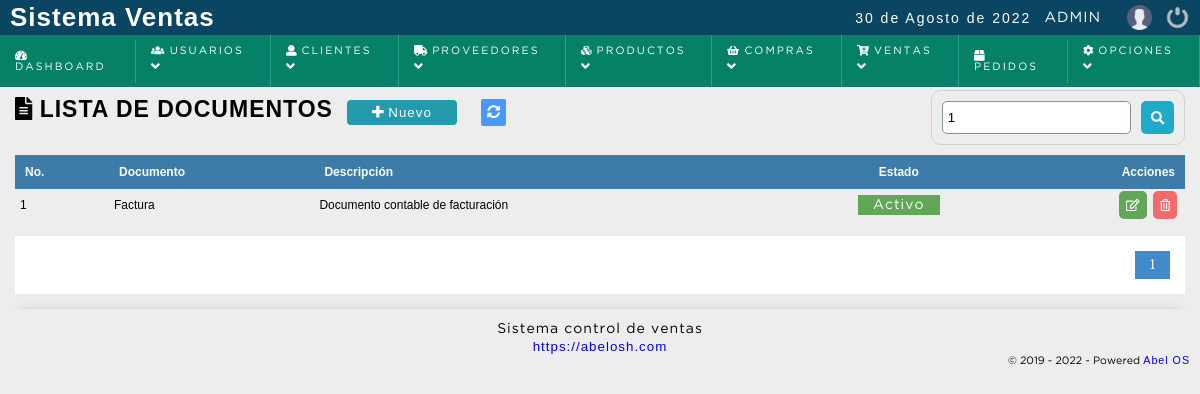
The page /sistema/documentos/buscar_documento.php?busqueda=1 (signed in) on the database its author committed.
### tables this page shows
CREATE TABLE IF NOT EXISTS `tipo_documento` (
  `id_tipodocumento` int(11) NOT NULL AUTO_INCREMENT,
  `documento` varchar(255) NOT NULL,
  `descripcion` text NOT NULL,
  `dateadd` datetime NOT NULL DEFAULT CURRENT_TIMESTAMP,
  `usuario_id` bigint(20) NOT NULL,
  `estatus` int(11) NOT NULL DEFAULT '1',
  PRIMARY KEY (`id_tipodocumento`)
);

### sistema/includes/functions.php (called while the page is built, shortened)
<?php
	function decrypt($string, $key) {
	   $result = '';
	   $string = base64_decode($string);
	   for($i=0; $i<strlen($string); $i++) {
	      $char = substr($string, $i, 1);
	      $keychar = substr($key, ($i % strlen($key))-1, 1);
	      $char = chr(ord($char)-ord($keychar));
	      $result.=$char;
	   }
	   return $result;
	}
 ?>

### sistema/documentos/buscar_documento.php (the view, shortened to what this page needs)
<?php
	$busqueda = strtolower($_REQUEST['busqueda']);
	include "../../conexion.php";
	$sql_registe = mysqli_query($conection,"SELECT COUNT(*) as total_registro FROM tipo_documento
															WHERE ( id_tipodocumento LIKE '%$busqueda%' OR
																documento LIKE '%$busqueda%'
														   	) AND estatus != 10 ORDER BY documento ASC ");
	$result_register = mysqli_fetch_array($sql_registe);
	$total_registro = $result_register['total_registro'];
	$por_pagina = 150;
	if(empty($_GET['pagina']))
	{
		$pagina = 1;
	}else{
		$pagina = $_GET['pagina'];
	}
	$desde = ($pagina-1) * $por_pagina;
	$total_paginas = ceil($total_registro / $por_pagina);
	$query = mysqli_query($conection,"SELECT * FROM tipo_documento
												WHERE
													( id_tipodocumento LIKE '%$busqueda%' OR
													  documento LIKE '%$busqueda%' )
													AND
													estatus != 10 ORDER BY documento ASC LIMIT $desde,$por_pagina
									");
 ?>
<!DOCTYPE html>
<html lang="en">
<head>
	<?php include "../includes/scripts.php"; ?>
</head>
<body>
	<?php include "../includes/header.php"; ?>
	<section id="container">
		<h1> <i class="fas fa-file-alt"></i> Lista de documentos</h1>
		<a href="#" class="btn_new btnNewDocumento"><i class="fas fa-plus"></i> Nuevo </a>
		<a href="index.php" class="btnRefresh"><i class="fas fa-sync-alt" title="Actualizar"></i></a>
		<form action="buscar_documento.php" method="get" class="form_search">
			<input type="text" name="busqueda" id="busqueda" value="<?php echo $busqueda; ?>" placeholder="Buscar">
			<button type="submit" class="btn_search"><i class="fas fa-search"></i></button>
		</form>
	<div class="containerTable">
		<table>
			<tr>
				<th>No.</th>
				<th>Documento</th>
				<th>Descripción</th>
				<th class="textcenter">Estado</th>
				<th class="textright">Acciones</th>
			</tr>
		<?php
			if($result > 0){
				while ($data = mysqli_fetch_array($query)) {
					if($data["estatus"] == 1){
						$estatus = '<span title="Desactivar Marca" class="pagada activeUser" estado="'.$data["estatus"].'" onclick="modalActiveDocumento('.$data["id_tipodocumento"].');">Activo</span>';
					}else{
						$estatus = '<span title="Activar Marca" class="anulada activeUser" estado="'.$data["estatus"].'" onclick="modalActiveDocumento('.$data["id_tipodocumento"].');">Inactivo</span>';
					}
			?>
				<tr id="item_<?php echo $data["id_tipodocumento"]; ?>" >
					<td><?php echo $data["id_tipodocumento"]; ?></td>
					<td class="rowDocumento"><?php echo $data["documento"]; ?></td>
					<td class="rowDescripcion"><?php echo $data["descripcion"]; ?></td>
					<td class="rowEstado textcenter"><?php echo $estatus; ?></td>
					<td class="textright">
						<div class="div_acciones">
							<div>
								<a class="btn_edit btnEditDocumento" href="#"><i class="far fa-edit"></i> </a>
							</div>
							<div>
								<a class="btn_del btnDelDocumento" href="#" title="Eliminar"><i class="far fa-trash-alt"></i></a>
							</div>
						</div>
					</td>
				</tr>
		<?php
				}
			}else{
				echo '<tr><td colspan="5" align="center"><p><strong>No hay datos para mostrar</strong></p></td></tr>';
			}
		 ?>
		</table>
	</div>
<?php
	if($total_registro != 0)
	{
 ?>
		<div class="paginador">
			<ul>
			<?php
				for ($i=1; $i <= $total_paginas; $i++) {
					if($i == $pagina)
					{
						echo '<li class="pageSelected">'.$i.'</li>';
					}else{
						echo '<li><a href="?pagina='.$i.'&busqueda='.$busqueda.'">'.$i.'</a></li>';
					}
				}
			 ?>
			</ul>
		</div>
<?php } ?>
	</section>
	<?php include "../includes/footer.php"; ?>
</body>
</html>

### sistema/css/style.css (style rules this page uses)
* { margin: 0; padding: 0; box-sizing: border-box; }
body { background: #ededed; }
h1, h2, h3, h4, h5, h6 { font-family: 'arial'; font-weight: bold; letter-spacing: 1px; }
h1 { font-size: 26px; }
a { text-decoration: none; font-family: arial; letter-spacing: 1px; }
span { font-family: 'GothamBook'; letter-spacing: 1px; font-size: 14px; line-height: 20px; }
#container { padding: 90px 15px 15px; }
form { background: #FFF; margin: auto; padding: 20px 43px; border: 1px solid #d1d1d1; }
input,select,textarea { display: block; width: 100%; font-size: 10pt; padding: 5px; border: 1px solid #85929e; border-radius: 5px; }
.btnRefresh { margin-left: 10px; color: #FFF; font-size: 10pt; background:#4898ff; padding: 6px; border-radius: 2px; }
#container h1 { font-size: 23px; text-transform: uppercase; display: inline-block; }
.btn_new { display: inline-block; background: #239baa; color: #FFF; padding: 5px 25px; border-radius: 4px; border: 0; margin: 10px; cursor: pointer; font-size: 10pt; }
table { border-collapse: collapse; font-size: 9pt; font-family: 'arial'; width: 100%; }
table th { text-align: left; padding: 10px; background: #3d7ba8; color: #FFF; }
table tr:nth-child(odd) { background: #FFF; }
table td { padding: 2px 5px; }
.activeUser { cursor: pointer; }
.paginador ul { padding: 15px; list-style: none; background: #FFF; margin-top: 15px; display: -webkit-flex; display: -moz-flex; display: -ms-flex; display: -o-flex; display: flex; justify-content: flex-end; }
.paginador a, .pageSelected { color: #428bca; border: 1px solid #ddd; padding: 5px; display: inline-block; font-size: 14px; text-align: center; width: 35px; }
.pageSelected { color: #FFF; background: #428bca; border: 1px solid #428bca; }
.form_search { display: -webkit-flex; display: -moz-flex; display: -ms-flex; display: -o-flex; display: flex; float: right; background: initial; padding: 10px; border-radius: 10px; margin-bottom: 10px; }
.form_search .btn_search { background: #1faac8; color: #FFF; padding: 10px; border: 0; cursor: pointer; margin-left: 10px; display: -webkit-flex; display: -moz-flex; display: -ms-flex; display: -o-flex; display: flex; border-radius: 5px; }
.textright { text-align: right; }
.textcenter { text-align: center; }
.pagada, .anulada, .reserva { color: #FFF; background: #60a756; text-align: center; padding: 4px 15px; width: 100%; }
.div_acciones { display: -webkit-flex; display: -moz-flex; display: -ms-flex; display: -o-flex; display: flex; justify-content: flex-end; }
.btn_view, .btn_edit, .btn_del, .btn_add, .btn_sendEmail, .btn_print { background-color: #1faac8; border: 0; border-radius: 5px; cursor: pointer; padding: 7px; margin: 0 3px; color: #FFF; }
.div_acciones .btn_view, .div_acciones .btn_edit, .div_acciones .btn_del, .btn_add { display: block; }
.btn_edit { background-color: #60a756; }
.btn_del { background-color: #f26b6b; }

### rows shown on the page
tipo_documento: id_tipodocumento "1", documento "Factura", descripcion "Documento contable de facturación"

### other values the page prints
fechaC() "30 de Agosto de 2022"
$_SESSION['user'] "ADMIN"
WEB_EMPRESA "https://abelosh.com"
